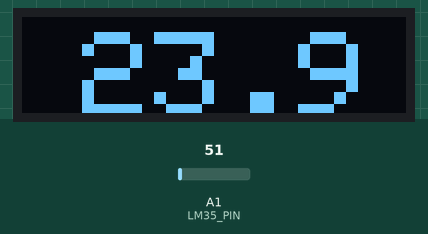
Recording of a sketch running on a simulated Arduino Nano, built with avr-gcc and run on an emulated ATmega328P. Shown: 128×32 one-colour display. The inputs (shaded band) are chosen by the test bench; at power-on: A1 (LM35_PIN) = 51. What the sketch prints to the serial monitor is not drawn.

Above: at 3.2 s.
3.3 s: A1 (LM35_PIN) set to 61
At 4.9 s:
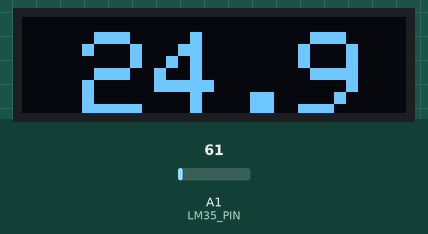
6.6 s: A1 (LM35_PIN) set to 71
At 8.9 s:
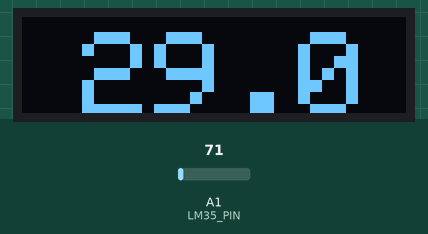
10.6 s: A1 (LM35_PIN) set to 86
At 13.0 s:
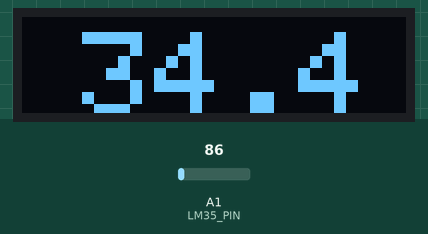
Timing chart, 0 to 14.5 s (numbered marks = the images above; inputs shaded):
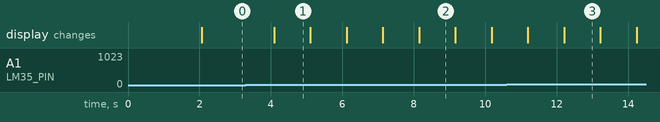

Measured:
- after the input at 3.3 s, the display: changes after 0.79 s (image 1)
- what the display in image 1 shows lasts 1.0 s, from 4.1 s to 5.1 s

The sketch:

ArduinoNanoLM35DZ.ino
```cpp
  // Petit programme utilisant un MCU Arduino Nano associé à un LM35DZ et un mini écran Oled 0.91
  // C'est en fait un afficheur de température ambiante.
  // Ma chaîne Youtube : https://www.youtube.com/c/ClaudeDufourmont
  // Mon GitHub : https://github.com/claudiusmarius
  // Le lien de la vidéo concernant ce code est ci-dessous, il vous permettra de remonter jusque min GitHub
  // https://youtu.be/aan2i_1ifOk
  // Précautions de câblage :
  // SEEEDUINO XIAO :       SDA A4  à brancher sur SDA écran
  //                        SCL A5  à brancher sur SCK écran
  // ----------------------------------------------------------------------------------------------------------------------------------------------------------------------
  // Afin de m'encourager à continuer à PARTAGER tous mes projets, vous pouvez si vous le souhaitez LIKER, COMMENTER, PARTAGER cette vidéo et même vous ABONNER à ma chaîne
  // ----------------------------------------------------------------------------------------------------------------------------------------------------------------------
  //                                                      ENORME MERCI A TOUTES ET A TOUS
  // ----------------------------------------------------------------------------------------------------------------------------------------------------------------------

  #include <Adafruit_GFX.h>
  #include <Adafruit_SSD1306.h>

  #define SCREEN_WIDTH 128
  #define SCREEN_HEIGHT 32
  #define OLED_RESET     -1

  Adafruit_SSD1306 display(SCREEN_WIDTH, SCREEN_HEIGHT, &Wire, OLED_RESET);

  #define LM35_PIN A1           // Broche analogique pour le LM35
  float correction = -1.0;      // Ajustement si besoin
  float temperatureFiltree = 0.0;
  const float alpha = 0.2;      // Coefficient de lissage EMA

  void setup() {
  Serial.begin(9600);

  if (!display.begin(SSD1306_SWITCHCAPVCC, 0x3C))
  {
  Serial.println(F("Échec de l'initialisation OLED"));
  while (true);
  }

  display.clearDisplay();
  display.setTextSize(1);
  display.setTextColor(SSD1306_WHITE);
  display.setCursor(25, 15);
  display.println("CLAUDIUSMARIUS");
  display.display();
  delay(2000);

  // Première lecture brute
  int analogValue = analogRead(LM35_PIN);
  float voltage = analogValue * (5.0 / 1023.0);  // Pour Arduino Nano (10 bits, Vref 5V)
  temperatureFiltree = voltage * 100.0 + correction;
  }

  void loop()
  {
  int analogValue = analogRead(LM35_PIN);
  float voltage = analogValue * (5.0 / 1023.0);
  float temperature = voltage * 100.0 + correction;

  // Filtrage EMA
  temperatureFiltree = alpha * temperature + (1 - alpha) * temperatureFiltree;

  Serial.print("Temp. EMA : ");
  Serial.print(temperatureFiltree, 1);
  Serial.println(" °C");

  afficherTemperature(temperatureFiltree);
  delay(1000);
  }

  void afficherTemperature(float temp)
  {
  display.clearDisplay();
  display.setTextSize(4);
  display.setCursor(20, 5);
  display.print(temp, 1);
  display.display();
  }
```
